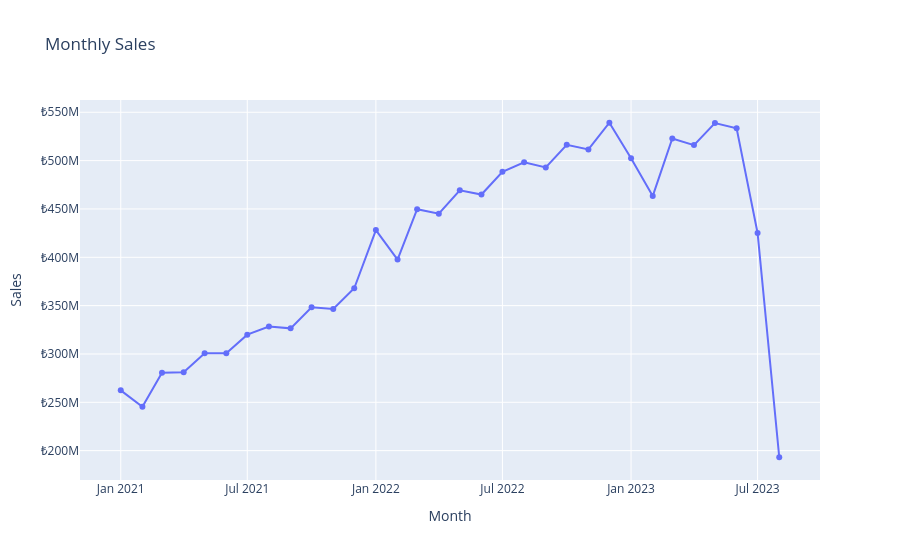

Notebook code cell kept with this figure:
### Code cell
fig = px.line(
    monthly_sales,
    x="order_month",
    y="sales",
    markers=True,
    title="Monthly Sales",
    labels={"order_month": "Month", "sales": "Sales"},
)
fig.update_layout(yaxis_tickprefix="₺", hovermode="x unified")
fig.show()

### Figure 1 — Plotly figure (JSON) as saved in the notebook; plotly's stock layout.template omitted (floating-point values rounded to 4 significant figures)
{"data": [{"hovertemplate": "Month=%{x}<br>Sales=%{y}<extra></extra>", "legendgroup": "", "line": {"color": "#636efa", "dash": "solid"}, "marker": {"symbol": "circle"}, "mode": "lines+markers", "name": "", "orientation": "v", "showlegend": false, "type": "scatter", "x": ["2021-01-01", "2021-02-01", "2021-03-01", "2021-04-01", "2021-05-01", "2021-06-01", "2021-07-01", "2021-08-01", "2021-09-01", "2021-10-01", "2021-11-01", "2021-12-01", "2022-01-01", "2022-02-01", "2022-03-01", "2022-04-01", "2022-05-01", "2022-06-01", "2022-07-01", "2022-08-01", "2022-09-01", "2022-10-01", "2022-11-01", "2022-12-01", "2023-01-01", "2023-02-01", "2023-03-01", "2023-04-01", "2023-05-01", "2023-06-01", "2023-07-01", "2023-08-01"], "xaxis": "x", "y": [262400000.0, 245300000.0, 280500000.0, 281200000.0, 300700000.0, 300700000.0, 320000000.0, 328400000.0, 326500000.0, 348400000.0, 346600000.0, 368000000.0, 428100000.0, 397700000.0, 449700000.0, 445100000.0, 469200000.0, 464900000.0, 488500000.0, 498200000.0, 492900000.0, 516400000.0, 511600000.0, 539200000.0, 502500000.0, 463300000.0, 522900000.0, 516100000.0, 538800000.0, 533400000.0, 425200000.0, 193200000.0], "yaxis": "y"}], "layout": {"hovermode": "x unified", "legend": {"tracegroupgap": 0}, "title": {"text": "Monthly Sales"}, "xaxis": {"anchor": "y", "domain": [0, 1], "title": {"text": "Month"}}, "yaxis": {"anchor": "x", "domain": [0, 1], "tickprefix": "₺", "title": {"text": "Sales"}}}}
